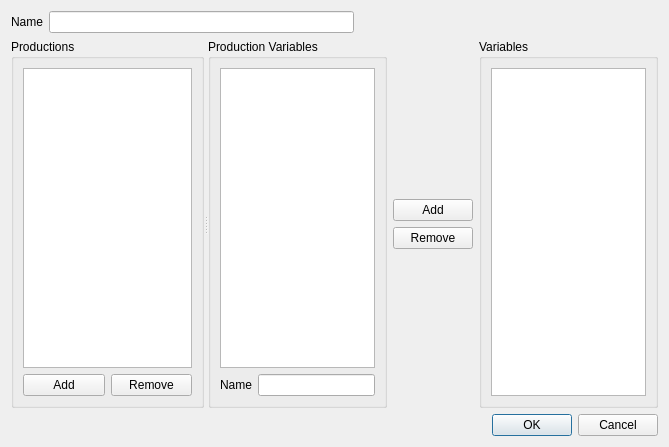
<?xml version="1.0" encoding="UTF-8"?>
<ui version="4.0">
 <class>DialogCreateVariable</class>
 <widget class="QDialog" name="DialogCreateVariable">
  <property name="windowModality">
   <enum>Qt::ApplicationModal</enum>
  </property>
  <property name="geometry">
   <rect>
    <x>0</x>
    <y>0</y>
    <width>669</width>
    <height>447</height>
   </rect>
  </property>
  <property name="windowTitle">
   <string>Create Variable</string>
  </property>
  <layout class="QVBoxLayout" name="verticalLayout_5">
   <item>
    <layout class="QHBoxLayout" name="horizontalLayout">
     <property name="sizeConstraint">
      <enum>QLayout::SetDefaultConstraint</enum>
     </property>
     <item>
      <widget class="QLabel" name="label">
       <property name="text">
        <string>Name</string>
       </property>
      </widget>
     </item>
     <item>
      <widget class="QLineEdit" name="txtVarName"/>
     </item>
     <item>
      <spacer name="horizontalSpacer">
       <property name="orientation">
        <enum>Qt::Horizontal</enum>
       </property>
       <property name="sizeType">
        <enum>QSizePolicy::Expanding</enum>
       </property>
       <property name="sizeHint" stdset="0">
        <size>
         <width>40</width>
         <height>20</height>
        </size>
       </property>
      </spacer>
     </item>
    </layout>
   </item>
   <item>
    <widget class="QSplitter" name="splitter">
     <property name="orientation">
      <enum>Qt::Horizontal</enum>
     </property>
     <widget class="QGroupBox" name="groupBoxProductions">
      <property name="title">
       <string>Productions</string>
      </property>
      <layout class="QVBoxLayout" name="verticalLayout">
       <item>
        <widget class="QTableView" name="productionsView">
         <property name="sizePolicy">
          <sizepolicy hsizetype="Expanding" vsizetype="Expanding">
           <horstretch>0</horstretch>
           <verstretch>0</verstretch>
          </sizepolicy>
         </property>
         <property name="defaultDropAction">
          <enum>Qt::IgnoreAction</enum>
         </property>
         <attribute name="horizontalHeaderVisible">
          <bool>false</bool>
         </attribute>
         <attribute name="horizontalHeaderCascadingSectionResizes">
          <bool>false</bool>
         </attribute>
         <attribute name="horizontalHeaderDefaultSectionSize">
          <number>90</number>
         </attribute>
         <attribute name="verticalHeaderVisible">
          <bool>false</bool>
         </attribute>
         <attribute name="verticalHeaderDefaultSectionSize">
          <number>30</number>
         </attribute>
         <attribute name="verticalHeaderHighlightSections">
          <bool>true</bool>
         </attribute>
        </widget>
       </item>
       <item>
        <layout class="QHBoxLayout" name="horizontalLayout_2">
         <item>
          <widget class="QPushButton" name="btnAddProduction">
           <property name="text">
            <string>Add</string>
           </property>
          </widget>
         </item>
         <item>
          <widget class="QPushButton" name="btnRemoveProduction">
           <property name="text">
            <string>Remove</string>
           </property>
          </widget>
         </item>
        </layout>
       </item>
      </layout>
     </widget>
     <widget class="QWidget" name="layoutWidget">
      <layout class="QHBoxLayout" name="horizontalLayout_3">
       <item>
        <widget class="QGroupBox" name="groupBox">
         <property name="title">
          <string>Production Variables</string>
         </property>
         <layout class="QVBoxLayout" name="verticalLayout_4">
          <item>
           <widget class="QListView" name="producitionVariableView">
            <property name="enabled">
             <bool>true</bool>
            </property>
            <property name="frameShape">
             <enum>QFrame::StyledPanel</enum>
            </property>
            <property name="frameShadow">
             <enum>QFrame::Sunken</enum>
            </property>
            <property name="spacing">
             <number>-1</number>
            </property>
           </widget>
          </item>
          <item>
           <layout class="QHBoxLayout" name="horizontalLayout_4">
            <item>
             <widget class="QLabel" name="label_2">
              <property name="text">
               <string>Name</string>
              </property>
             </widget>
            </item>
            <item>
             <widget class="QLineEdit" name="txtProductionName"/>
            </item>
           </layout>
          </item>
         </layout>
        </widget>
       </item>
       <item>
        <layout class="QVBoxLayout" name="verticalLayout_2">
         <item>
          <spacer name="verticalSpacer">
           <property name="orientation">
            <enum>Qt::Vertical</enum>
           </property>
           <property name="sizeHint" stdset="0">
            <size>
             <width>20</width>
             <height>40</height>
            </size>
           </property>
          </spacer>
         </item>
         <item>
          <widget class="QPushButton" name="btnAddToProduction">
           <property name="enabled">
            <bool>true</bool>
           </property>
           <property name="text">
            <string>Add</string>
           </property>
           <property name="autoDefault">
            <bool>true</bool>
           </property>
           <property name="default">
            <bool>false</bool>
           </property>
           <property name="flat">
            <bool>false</bool>
           </property>
          </widget>
         </item>
         <item>
          <widget class="QPushButton" name="btnRemoveFromProduction">
           <property name="text">
            <string>Remove</string>
           </property>
          </widget>
         </item>
         <item>
          <spacer name="verticalSpacer_2">
           <property name="orientation">
            <enum>Qt::Vertical</enum>
           </property>
           <property name="sizeHint" stdset="0">
            <size>
             <width>20</width>
             <height>40</height>
            </size>
           </property>
          </spacer>
         </item>
        </layout>
       </item>
       <item>
        <widget class="QGroupBox" name="groupBox_2">
         <property name="title">
          <string>Variables</string>
         </property>
         <layout class="QVBoxLayout" name="verticalLayout_3">
          <item>
           <widget class="QListView" name="variableListView">
            <property name="enabled">
             <bool>true</bool>
            </property>
           </widget>
          </item>
         </layout>
        </widget>
       </item>
      </layout>
     </widget>
    </widget>
   </item>
   <item>
    <layout class="QHBoxLayout" name="horizontalLayout_5">
     <property name="sizeConstraint">
      <enum>QLayout::SetMinimumSize</enum>
     </property>
     <item>
      <widget class="QLabel" name="lblErorMessage">
       <property name="sizePolicy">
        <sizepolicy hsizetype="Maximum" vsizetype="Preferred">
         <horstretch>0</horstretch>
         <verstretch>0</verstretch>
        </sizepolicy>
       </property>
       <property name="text">
        <string/>
       </property>
      </widget>
     </item>
     <item>
      <widget class="QDialogButtonBox" name="btnBoxOkCancel">
       <property name="orientation">
        <enum>Qt::Horizontal</enum>
       </property>
       <property name="standardButtons">
        <set>QDialogButtonBox::Cancel|QDialogButtonBox::Ok</set>
       </property>
       <property name="centerButtons">
        <bool>false</bool>
       </property>
      </widget>
     </item>
    </layout>
   </item>
  </layout>
 </widget>
 <resources/>
 <connections/>
</ui>
